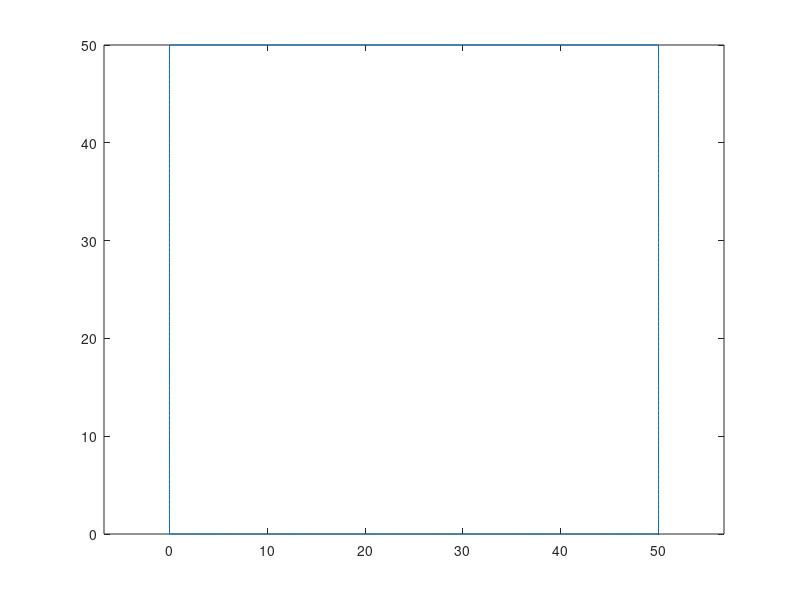
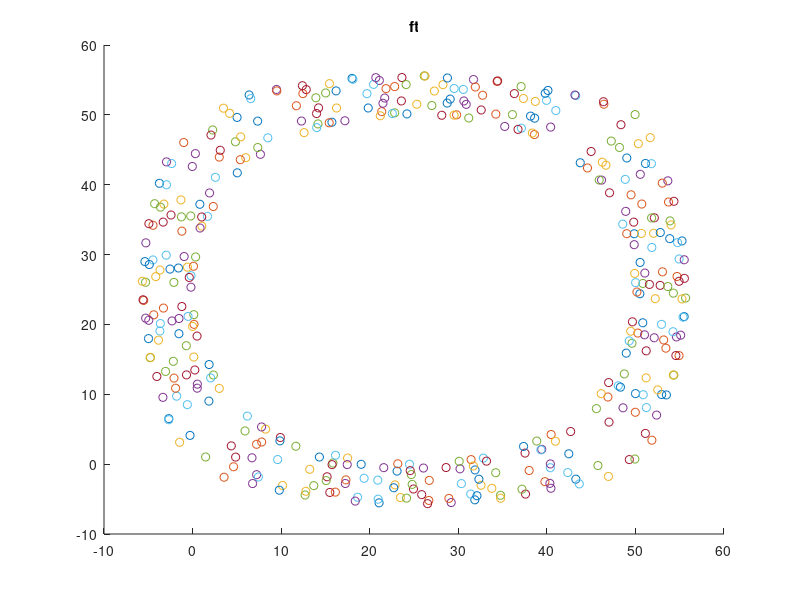

Write MATLAB code to recreate these figures, in order.
clf
clear all
%X=[48 81 83 46];
%Y=[168 167 179 178];
tic
n=100;%numero di elementi fra 0 e 50
a=linspace(0,50,n);
b=zeros(1,n);
c=50*ones(1,n);
d=flip(a);
X=[a c d b];
Y=[b a c d];
%plot(x,y)
z=X+1i*Y;
plot(z)
axis equal
N=length(z);
Z=fft(z)/N;
t=linspace(0,N-1,N);
%fs=1/mean(diff(t));
%f=2*pi*fs*linspace(0,1,N);
raggi=abs(Z);
fasi=angle(Z);
figure
hold on
title('ft');
for i=1:N%ciclo sul tempo
    x=0;
    y=0;
    for j=1:N%ciclo sulle frequenze
        %x=x+raggi(j)*cos(f(j)*i+fasi(j));
        %y=y+raggi(j)*sin(f(j)*i+fasi(j));
        x=x+raggi(j)*cos((j-1)*i+fasi(j));
        y=y+raggi(j)*sin((j-1)*i+fasi(j));
    end
    scatter(x,y);
    %pause(0.1);
end
T=toc;
disp(T)